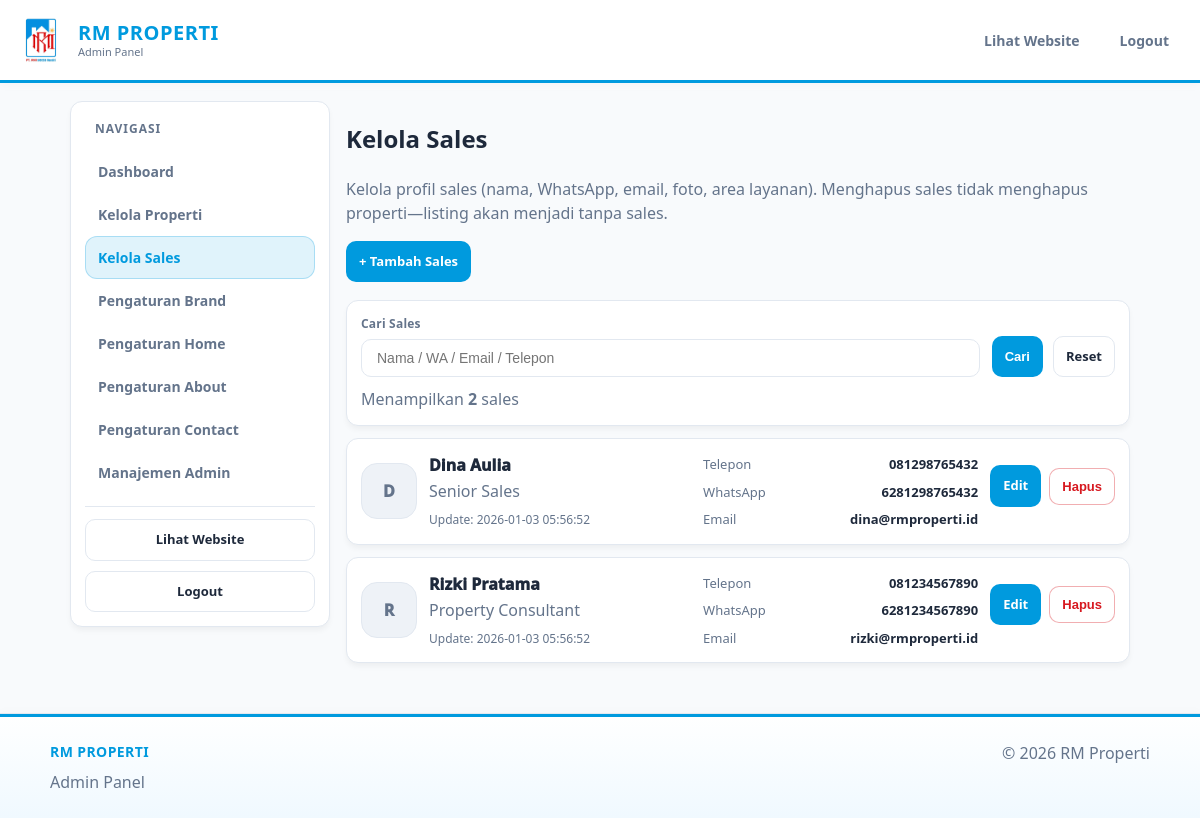
The page /admin/sales.php (signed in) on the database its author committed.
### tables this page shows
CREATE TABLE sales (
  id INT AUTO_INCREMENT PRIMARY KEY,
  name VARCHAR(190) NOT NULL,
  title VARCHAR(190) DEFAULT NULL,
  phone VARCHAR(50) DEFAULT NULL,
  whatsapp VARCHAR(50) DEFAULT NULL,
  email VARCHAR(190) DEFAULT NULL,
  photo_path VARCHAR(255) DEFAULT NULL,
  bio TEXT DEFAULT NULL,
  areas VARCHAR(255) DEFAULT NULL,
  experience_years INT DEFAULT 0,
  created_at TIMESTAMP DEFAULT CURRENT_TIMESTAMP,
  updated_at TIMESTAMP DEFAULT CURRENT_TIMESTAMP ON UPDATE CURRENT_TIMESTAMP
);

### lib.php (called while the page is built, shortened)
<?php
function e(string $v): string { return htmlspecialchars($v, ENT_QUOTES, 'UTF-8'); }
function setting(string $key, ?string $default = null): ?string {
  static $cache = null;
  if ($cache === null) {
    $cache = [];
    $rows = db()->query("SELECT `key`, `value` FROM settings")->fetchAll();
    foreach ($rows as $r) {
      $cache[$r['key']] = $r['value'];
    }
  }
  return array_key_exists($key, $cache) ? $cache[$key] : $default;
}

### db.php (called while the page is built)
<?php
function db(): PDO {
  static $pdo = null;
  if ($pdo) return $pdo;
  $cfg = require __DIR__ . '/config.php';
  $d = $cfg['db'];
  $dsn = "mysql:host={$d['host']};dbname={$d['name']};charset={$d['charset']}";
  $pdo = new PDO($dsn, $d['user'], $d['pass'], [
    PDO::ATTR_ERRMODE => PDO::ERRMODE_EXCEPTION,
    PDO::ATTR_DEFAULT_FETCH_MODE => PDO::FETCH_ASSOC,
    PDO::ATTR_EMULATE_PREPARES => false,
  ]);
  return $pdo;
}

### admin/sales.php (the view, shortened to what this page needs)
<?php
$q = trim($_GET['q'] ?? '');
$pdo = db();
$sql = "SELECT * FROM sales WHERE 1=1";
$params = [];
$sql .= " ORDER BY updated_at DESC, id DESC";
$st = $pdo->prepare($sql);
$st->execute($params);
$rows = $st->fetchAll();
$total = count($rows);
include __DIR__ . '/_header.php';
?>
<div class="admin-layout">
  <?php include __DIR__ . '/_sidebar.php'; ?>
  <section class="admin-content">
    <div class="admin-pagehead admin-pagehead-spaced">
      <div>
        <h1 class="admin-title">Kelola Sales</h1>
        <p class="muted">
          Kelola profil sales (nama, WhatsApp, email, foto, area layanan). Menghapus sales tidak menghapus properti—listing akan menjadi tanpa sales.
        </p>
      </div>
      <div class="admin-quick">
        <a class="action accent" href="sales_edit.php">+ Tambah Sales</a>
      </div>
    </div>
    <div class="panel admin-panel">
      <form method="get" class="admin-filters" action="sales.php">
        <div class="field">
          <label class="label">Cari Sales</label>
          <input class="input" name="q" placeholder="Nama / WA / Email / Telepon" value="<?= e($q) ?>">
        </div>
        <div class="admin-filters-actions">
          <button class="action accent" type="submit">Cari</button>
          <a class="action" href="sales.php">Reset</a>
        </div>
      </form>
      <div class="muted" style="margin-top:10px">
        Menampilkan <strong><?= (int)$total ?></strong> sales
      </div>
    </div>
    <?php if (!$rows): ?>
      <div class="panel admin-panel" style="margin-top:12px">
        <div class="muted">Belum ada data sales.</div>
      </div>
    <?php else: ?>
      <div class="sales-list">
        <?php foreach ($rows as $s): ?>
          <article class="sales-item">
            <div class="sales-left">
              <?php if (!empty($s['photo_path'])): ?>
                <img
                  class="sales-avatar"
                  src="<?= e($s['photo_path']) ?>"
                  alt="<?= e($s['name']) ?>"
                  loading="lazy"
                >
              <?php else: ?>
                <div class="sales-avatar sales-avatar-fallback" aria-hidden="true">
                  <?= e(mb_strtoupper(mb_substr($s['name'] ?: 'S', 0, 1))) ?>
                </div>
              <?php endif; ?>
              <div class="sales-ident">
                <div class="sales-name"><?= e($s['name']) ?></div>
                <div class="sales-title muted"><?= e($s['title'] ?? '-') ?></div>
                <div class="sales-updated muted">
                  Update: <?= e($s['updated_at'] ?? '-') ?>
                </div>
              </div>
            </div>
            <div class="sales-meta">
              <div class="sales-meta-row">
                <span class="sales-meta-k">Telepon</span>
                <span class="sales-meta-v"><?= e($s['phone'] ?? '-') ?></span>
              </div>
              <div class="sales-meta-row">
                <span class="sales-meta-k">WhatsApp</span>
                <span class="sales-meta-v"><?= e($s['whatsapp'] ?? '-') ?></span>
              </div>
              <div class="sales-meta-row">
                <span class="sales-meta-k">Email</span>
                <span class="sales-meta-v"><?= e($s['email'] ?? '-') ?></span>
              </div>
            </div>
            <div class="sales-actions">
              <a class="action accent" href="sales_edit.php?id=<?= (int)$s['id'] ?>">Edit</a>
              <form method="post" action="sales_delete.php" class="admin-inline">
                <button
                  class="action danger"
                  type="submit"
                  onclick="return confirm('Hapus sales ini? Properti yang memakai sales ini akan otomatis menjadi tanpa sales.')"
                >
                  Hapus
                </button>
              </form>
            </div>
          </article>
        <?php endforeach; ?>
      </div>
    <?php endif; ?>
  </section>
</div>
<?php include __DIR__ . '/_footer.php'; ?>

### css/style.css (style rules this page uses)
:root { --brand-blue: #009ADE; --brand-red: #D71920; --brand-yellow: #F7941D; --bg-body: #F8FAFC; --bg-card: #FFFFFF; --text-main: #1E293B; --text-muted: #64748B; --border: #E2E8F0; --shadow: 0 4px 6px -1px rgba(0, 0, 0, 0.05); --radius: 12px; }
*, *::before, *::after { box-sizing: border-box; }
html, body { height: 100%; }
html, body { overflow-x: hidden; }
body { margin: 0; font-family: "Segoe UI", system-ui, -apple-system, Arial, sans-serif; background: var(--bg-body); color: var(--text-main); line-height: 1.5; display: flex; flex-direction: column; min-height: 100vh; }
a { text-decoration: none; color: inherit; }
.muted { color: var(--text-muted); }
.panel { background: var(--bg-card); border: 1px solid var(--border); border-radius: var(--radius); box-shadow: var(--shadow); padding: 16px; }
.input, .select { padding: 10px 15px; border: 1px solid var(--border); border-radius: 8px; outline: none; font-size: 14px; background: #fff; }
.action { display: inline-flex; align-items: center; justify-content: center; padding: 10px 12px; border-radius: 10px; border: 1px solid var(--border); background: #fff; color: var(--text-main); font-weight: 900; font-size: 13px; transition: transform .15s ease, box-shadow .15s ease, border-color .15s ease, background .15s ease; }
.action.accent { background: var(--brand-blue); color: #fff; border-color: transparent; }
.sales-name { font-weight: 900; color: var(--text-main); }
.sales-actions { margin-top: 12px; }

### rows shown on the page
sales: name "D", name "Dina Aulia", title "Senior Sales", updated_at "2026-01-03 05:56:52", phone "081298765432", whatsapp "6281298765432", email "dina@rmproperti.id"
sales: name "R", name "Rizki Pratama", title "Property Consultant", updated_at "2026-01-03 05:56:52", phone "081234567890", whatsapp "6281234567890", email "rizki@rmproperti.id"

### other values the page prints
$siteName "RM PROPERTI"
$label "Dashboard Kelola Properti Kelola Sales Pengaturan Brand Pengaturan Home Pengaturan About Pengaturan Contact Manajemen Admin"
$total "2"
$siteName "RM Properti"
